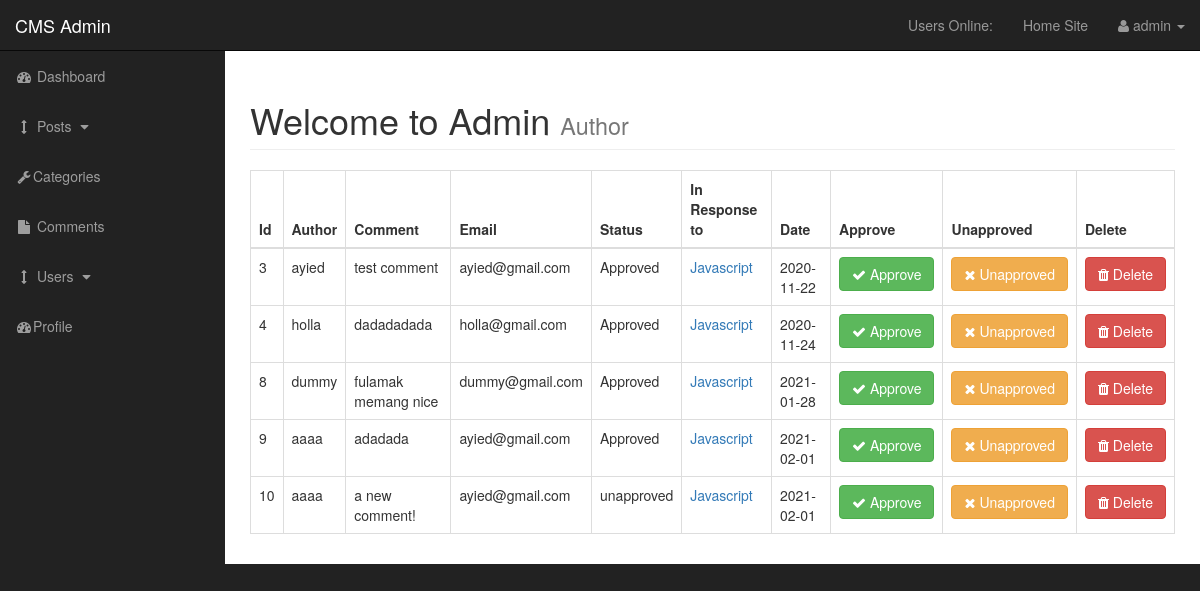
The page /admin/comments.php (signed in) on the database as committed earlier.
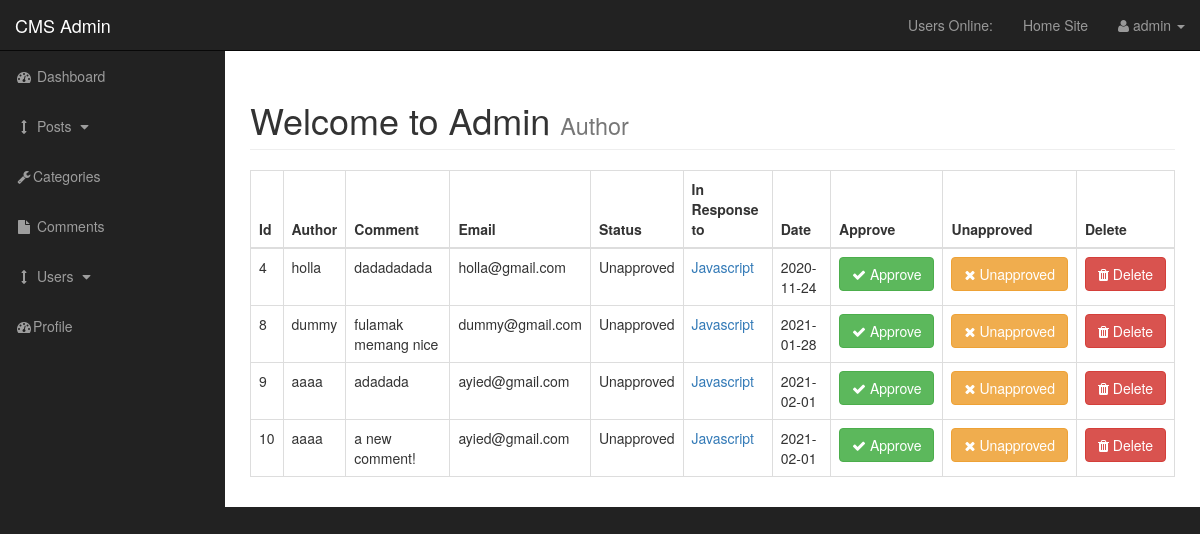
The same page on the database as committed later.
### tables this page shows
CREATE TABLE `comments` (
  `comment_id` int(3) NOT NULL,
  `comment_post_id` int(3) NOT NULL,
  `comment_author` varchar(255) NOT NULL,
  `comment_email` varchar(255) NOT NULL,
  `comment_content` text NOT NULL,
  `comment_status` varchar(255) NOT NULL,
  `comment_date` date NOT NULL
);

CREATE TABLE `posts` (
  `post_id` int(3) NOT NULL,
  `post_category_id` int(3) NOT NULL,
  `post_title` varchar(255) NOT NULL,
  `post_author` varchar(255) NOT NULL,
  `post_date` date NOT NULL,
  `post_image` text NOT NULL,
  `post_content` text NOT NULL,
  `post_tag` varchar(255) NOT NULL,
  `post_comment_count` int(11) NOT NULL,
  `post_status` varchar(255) NOT NULL DEFAULT 'draft',
  `post_view_count` int(11) NOT NULL
);

### admin/includes/view_all_comments.php (the view, shortened to what this page needs)
                    <table class="table table-bordered table-hover table-sm ">
                        <thead>
                            <tr>
                                <th>Id</th>
                                <th>Author</th>
                                <th>Comment</th>
                                <th>Email</th>
                                <th>Status</th>
                                <th>In Response to</th>
                                <th>Date</th>
                                <th>Approve</th>
                                <th>Unapproved</th>
                                <th>Delete</th>
                            </tr>
                        </thead>
                        <tbody>
                            <?php
 $query = "SELECT * FROM comments ";
 $select_comments= mysqli_query($connection, $query);
while ($row = mysqli_fetch_assoc($select_comments))
{
    $comment_id = $row['comment_id'];
    $comment_post_id = $row['comment_post_id'];
    $comment_author = $row['comment_author'];
    $comment_content = $row['comment_content'];
    $comment_email = $row['comment_email'];
    $comment_status = $row['comment_status'];
    $comment_date = $row['comment_date'];
    echo "<tr>";
    echo "<td> $comment_id  </td>";
    echo "<td> $comment_author </td>";
    echo "<td> $comment_content </td>";
    echo "<td> $comment_email </td>";
    echo "<td> $comment_status </td>";
    $query = "SELECT * FROM posts WHERE post_id = $comment_post_id";
    $select_post_id_query = mysqli_query($connection, $query);
    while ($row = mysqli_fetch_assoc($select_post_id_query)) {
        $post_id = $row['post_id'];
        $post_title = $row['post_title'];
        echo "<td><a href='../post.php?p_id=$post_id'>$post_title</a></td>";
    }
    echo "<td> $comment_date </td>";
    echo "<td><a href='comments.php?approve=$comment_id'> <button class='btn btn-success'><i class='fa fa-check'></i> Approve</button></a></td>";
    echo "<td><a href='comments.php?unapprove=$comment_id'> <button class='btn btn-warning'><i class='fa fa-times'></i> Unapproved</button></a></td>";
    echo "<td><a href='comments.php?delete=$comment_id'> <button class='btn btn-danger'><i class='fa fa-trash'></i> Delete</button></a></td>";
    echo "</tr>";
}
                              ?>
                        </tbody>
                    </table>

Rows that differ between the two databases and show on the page:
removed comments: comment_id "3", comment_author "ayied", comment_content "test comment", comment_email "ayied@gmail.com", comment_status "Approved", comment_date "2020-11-22", posts (post_title "Javascript")
changed comments "holla": comment_status "Approved" → "Unapproved"
changed comments "dummy": comment_status "Approved" → "Unapproved"
changed comments "adadada": comment_status "Approved" → "Unapproved"
changed comments "a new comment!": comment_status "unapproved" → "Unapproved"
